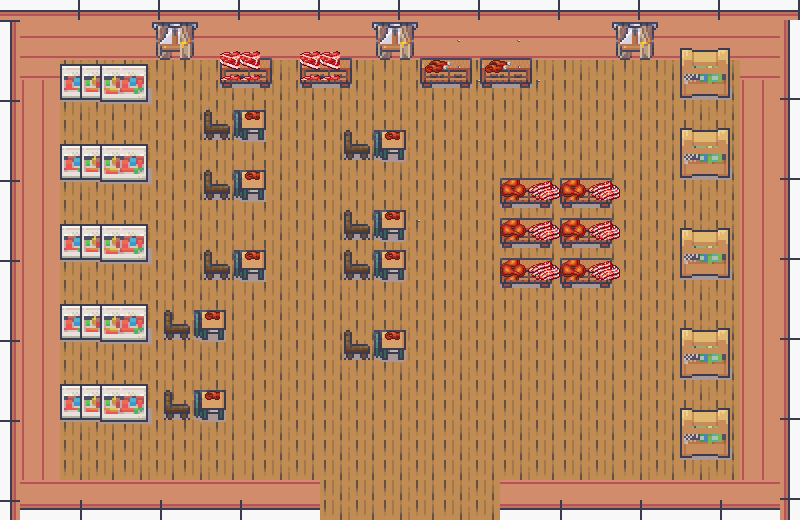

Below is a game level as drawn by its tile map, then a one-line description and the .tmx that defines it (tile-layer data replaced by summaries):
An orthogonal 40x26 tile map with 20x20 px tiles, 4 tile layers (wallLayer, groundLayer, tableLayer, fastfoodLayer), 3 tilesets and 3 objects (start, fastfood1, fastfood2).

<map version="1.9" tiledversion="1.9.2" orientation="orthogonal" renderorder="right-down" width="40" height="26" tilewidth="20" tileheight="20" infinite="0" nextlayerid="16" nextobjectid="6">
 <editorsettings>
  <export target="FastFoodTiled.tmj" format="json" />
 </editorsettings>
 <tileset firstgid="1" name="interiorFruit" tilewidth="32" tileheight="32" tilecount="1424" columns="16">
  <image source="interiorFruit.png" width="512" height="2848" />
 </tileset>
 <tileset firstgid="1425" name="roomFruit" tilewidth="20" tileheight="20" tilecount="972" columns="27">
  <image source="roomFruit.png" width="544" height="736" />
 </tileset>
 <tileset firstgid="2397" name="food" tilewidth="20" tileheight="20" tilecount="2601" columns="51">
  <image source="food.png" width="1024" height="1024" />
 </tileset>
 <layer id="4" name="wallLayer" width="40" height="26">
  <data>[1040 cells, 308 non-empty, 7 distinct tile ids]</data>
 </layer>
 <layer id="9" name="groundLayer" width="40" height="26">
  <data>[1040 cells, 750 non-empty, 9 distinct tile ids]</data>
 </layer>
 <layer id="10" name="tableLayer" width="40" height="26">
  <data>[1040 cells, 174 non-empty, 26 distinct tile ids]</data>
 </layer>
 <layer id="11" name="fastfoodLayer" width="40" height="26">
  <data>[1040 cells, 63 non-empty, 11 distinct tile ids]</data>
 </layer>
 <objectgroup id="14" name="objectLayer">
  <object id="1" name="start" x="404" y="470">
   <point />
  </object>
  <object id="4" name="fastfood1" x="570" y="103">
   <point />
  </object>
  <object id="5" name="fastfood2" x="305" y="268">
   <point />
  </object>
 </objectgroup>
</map>
